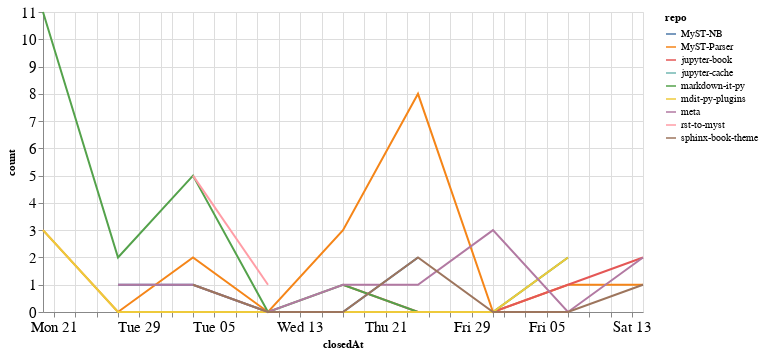

This figure's notebook cell:
### Code cell
closed_by_time = closed_by.groupby('repo').resample('W', on='closedAt').count()['author'].reset_index()
closed_by_time = closed_by_time.rename(columns={'author': 'count'})

alt.Chart(closed_by_time, width=600).mark_line().encode(
    x='closedAt',
    y='count',
    color='repo',
    tooltip="repo"
)

### Figure 1 — Vega-Lite specification as saved in the notebook (floating-point values rounded to 4 significant figures)
{"config": {"axisLeft": {"labelFontSize": 15}, "axisBottom": {"labelFontSize": 15}}, "data": {"name": "data-e5171ff1943617d206cd81a8e8a18f78"}, "mark": "line", "encoding": {"color": {"type": "nominal", "field": "repo"}, "tooltip": {"type": "nominal", "field": "repo"}, "x": {"type": "temporal", "field": "closedAt"}, "y": {"type": "quantitative", "field": "count"}}, "width": 600, "$schema": "https://vega.github.io/schema/vega-lite/v4.8.1.json", "datasets": {"data-e5171ff1943617d206cd81a8e8a18f78": [{"repo": "MyST-NB", "closedAt": "2020-12-27T00:00:00", "count": 1}, {"repo": "MyST-NB", "closedAt": "2021-01-03T00:00:00", "count": 1}, {"repo": "MyST-NB", "closedAt": "2021-01-10T00:00:00", "count": 0}, {"repo": "MyST-NB", "closedAt": "2021-01-17T00:00:00", "count": 0}, {"repo": "MyST-NB", "closedAt": "2021-01-24T00:00:00", "count": 2}, {"repo": "MyST-Parser", "closedAt": "2020-12-20T00:00:00", "count": 3}, {"repo": "MyST-Parser", "closedAt": "2020-12-27T00:00:00", "count": 0}, {"repo": "MyST-Parser", "closedAt": "2021-01-03T00:00:00", "count": 2}, {"repo": "MyST-Parser", "closedAt": "2021-01-10T00:00:00", "count": 0}, {"repo": "MyST-Parser", "closedAt": "2021-01-17T00:00:00", "count": 3}, {"repo": "MyST-Parser", "closedAt": "2021-01-24T00:00:00", "count": 8}, {"repo": "MyST-Parser", "closedAt": "2021-01-31T00:00:00", "count": 0}, {"repo": "MyST-Parser", "closedAt": "2021-02-07T00:00:00", "count": 1}, {"repo": "MyST-Parser", "closedAt": "2021-02-14T00:00:00", "count": 1}, {"repo": "jupyter-book", "closedAt": "2021-01-17T00:00:00", "count": 1}, {"repo": "jupyter-book", "closedAt": "2021-01-24T00:00:00", "count": 0}, {"repo": "jupyter-book", "closedAt": "2021-01-31T00:00:00", "count": 0}, {"repo": "jupyter-book", "closedAt": "2021-02-07T00:00:00", "count": 1}, {"repo": "jupyter-book", "closedAt": "2021-02-14T00:00:00", "count": 2}, {"repo": "jupyter-cache", "closedAt": "2021-01-17T00:00:00", "count": 2}, {"repo": "markdown-it-py", "closedAt": "2020-12-20T00:00:00", "count": 11}, {"repo": "markdown-it-py", "closedAt": "2020-12-27T00:00:00", "count": 2}, {"repo": "markdown-it-py", "closedAt": "2021-01-03T00:00:00", "count": 5}, {"repo": "markdown-it-py", "closedAt": "2021-01-10T00:00:00", "count": 0}, {"repo": "markdown-it-py", "closedAt": "2021-01-17T00:00:00", "count": 1}, {"repo": "markdown-it-py", "closedAt": "2021-01-24T00:00:00", "count": 0}, {"repo": "markdown-it-py", "closedAt": "2021-01-31T00:00:00", "count": 0}, {"repo": "markdown-it-py", "closedAt": "2021-02-07T00:00:00", "count": 2}, {"repo": "mdit-py-plugins", "closedAt": "2020-12-20T00:00:00", "count": 3}, {"repo": "mdit-py-plugins", "closedAt": "2020-12-27T00:00:00", "count": 0}, {"repo": "mdit-py-plugins", "closedAt": "2021-01-03T00:00:00", "count": 0}, {"repo": "mdit-py-plugins", "closedAt": "2021-01-10T00:00:00", "count": 0}, {"repo": "mdit-py-plugins", "closedAt": "2021-01-17T00:00:00", "count": 0}, {"repo": "mdit-py-plugins", "closedAt": "2021-01-24T00:00:00", "count": 0}, {"repo": "mdit-py-plugins", "closedAt": "2021-01-31T00:00:00", "count": 0}, {"repo": "mdit-py-plugins", "closedAt": "2021-02-07T00:00:00", "count": 2}, {"repo": "meta", "closedAt": "2020-12-27T00:00:00", "count": 1}, {"repo": "meta", "closedAt": "2021-01-03T00:00:00", "count": 1}, {"repo": "meta", "closedAt": "2021-01-10T00:00:00", "count": 0}, {"repo": "meta", "closedAt": "2021-01-17T00:00:00", "count": 1}, {"repo": "meta", "closedAt": "2021-01-24T00:00:00", "count": 1}, {"repo": "meta", "closedAt": "2021-01-31T00:00:00", "count": 3}, {"repo": "meta", "closedAt": "2021-02-07T00:00:00", "count": 0}, {"repo": "meta", "closedAt": "2021-02-14T00:00:00", "count": 2}, {"repo": "rst-to-myst", "closedAt": "2021-01-03T00:00:00", "count": 5}, {"repo": "rst-to-myst", "closedAt": "2021-01-10T00:00:00", "count": 1}, {"repo": "sphinx-book-theme", "closedAt": "2021-01-03T00:00:00", "count": 1}, {"repo": "sphinx-book-theme", "closedAt": "2021-01-10T00:00:00", "count": 0}, {"repo": "sphinx-book-theme", "closedAt": "2021-01-17T00:00:00", "count": 0}, {"repo": "sphinx-book-theme", "closedAt": "2021-01-24T00:00:00", "count": 2}, {"repo": "sphinx-book-theme", "closedAt": "2021-01-31T00:00:00", "count": 0}, {"repo": "sphinx-book-theme", "closedAt": "2021-02-07T00:00:00", "count": 0}, {"repo": "sphinx-book-theme", "closedAt": "2021-02-14T00:00:00", "count": 1}]}}
